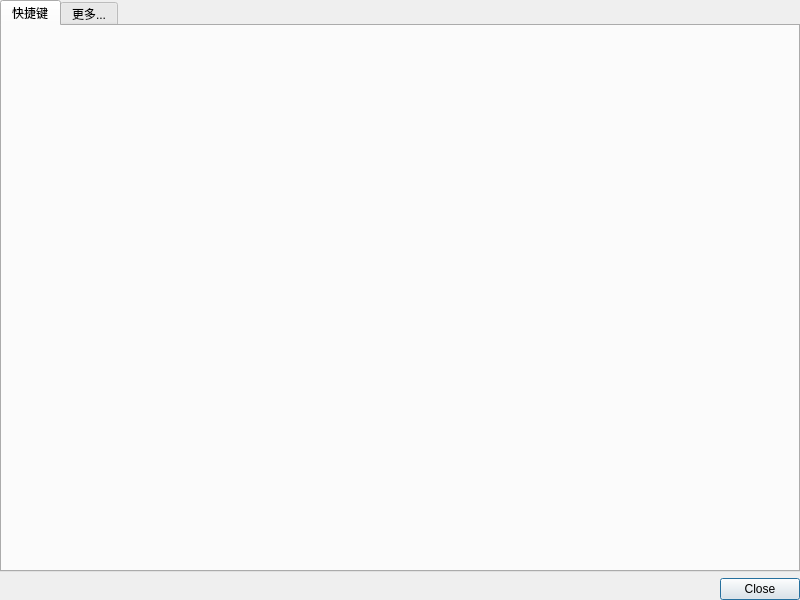
<ui version="4.0">
 <class>qSlicerActionsDialog</class>
 <widget class="QDialog" name="qSlicerActionsDialog">
  <property name="geometry">
   <rect>
    <x>0</x>
    <y>0</y>
    <width>800</width>
    <height>600</height>
   </rect>
  </property>
  <property name="windowTitle">
   <string>操作</string>
  </property>
  <layout class="QVBoxLayout" name="verticalLayout_3">
   <property name="margin">
    <number>0</number>
   </property>
   <item>
    <widget class="QTabWidget" name="tabWidget">
     <property name="currentIndex">
      <number>0</number>
     </property>
     <widget class="QWidget" name="ActionsTab">
      <attribute name="title">
       <string>快捷键</string>
      </attribute>
      <layout class="QGridLayout" name="gridLayout_2">
       <property name="margin">
        <number>0</number>
       </property>
       <item row="0" column="0">
        <widget class="ctkActionsWidget" name="ActionsWidget">
         <property name="sortColumn">
          <number>0</number>
         </property>
        </widget>
       </item>
      </layout>
     </widget>
     <widget class="QWidget" name="WikiTab">
      <attribute name="title">
       <string>更多...</string>
      </attribute>
      <layout class="QGridLayout" name="gridLayout">
       <property name="margin">
        <number>0</number>
       </property>
      </layout>
     </widget>
    </widget>
   </item>
   <item>
    <widget class="QDialogButtonBox" name="buttonBox">
     <property name="orientation">
      <enum>Qt::Horizontal</enum>
     </property>
     <property name="standardButtons">
      <set>QDialogButtonBox::Close</set>
     </property>
     <property name="centerButtons">
      <bool>false</bool>
     </property>
    </widget>
   </item>
  </layout>
 </widget>
 <customwidgets>
  <customwidget>
   <class>ctkActionsWidget</class>
   <extends>QWidget</extends>
   <header>ctkActionsWidget.h</header>
  </customwidget>
 </customwidgets>
 <resources />
 <connections>
  <connection>
   <sender>buttonBox</sender>
   <signal>accepted()</signal>
   <receiver>qSlicerActionsDialog</receiver>
   <slot>accept()</slot>
   <hints>
    <hint type="sourcelabel">
     <x>248</x>
     <y>254</y>
    </hint>
    <hint type="destinationlabel">
     <x>157</x>
     <y>274</y>
    </hint>
   </hints>
  </connection>
  <connection>
   <sender>buttonBox</sender>
   <signal>rejected()</signal>
   <receiver>qSlicerActionsDialog</receiver>
   <slot>reject()</slot>
   <hints>
    <hint type="sourcelabel">
     <x>316</x>
     <y>260</y>
    </hint>
    <hint type="destinationlabel">
     <x>286</x>
     <y>274</y>
    </hint>
   </hints>
  </connection>
 </connections>
</ui>
